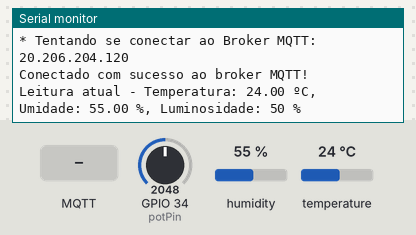
Simulated run of this sketch. Board: ESP32. On the bench: the last lines printed to the serial monitor. Inputs (shaded band) come from the test bench; at power-on: humidity 55 %, GPIO 34 (potPin) = 2048, temperature 24 °C. WiFi joins after 1.5 s; servers stay silent unless stated; no MQTT or app messages arrive unless stated.

Above: at 9.9 s.
10.0 s: MQTT message "1" arrives on the first subscribed topic
At 11.9 s:
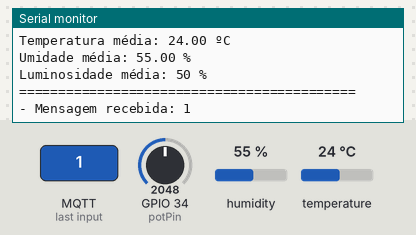
12.2 s: MQTT message "on" arrives on the first subscribed topic
At 13.6 s:
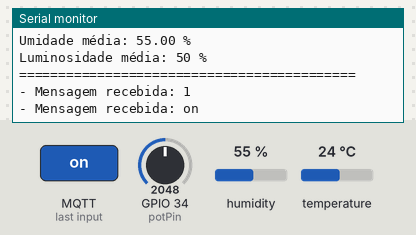
14.2 s: MQTT message "off" arrives on the first subscribed topic
At 15.7 s:
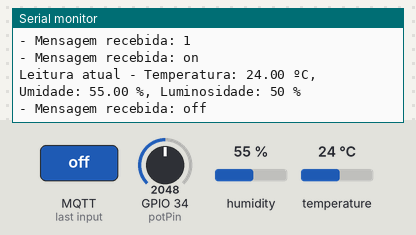
16.3 s: humidity set to 22 %
17.8 s: GPIO 34 (potPin) set to 2866
At 19.2 s:
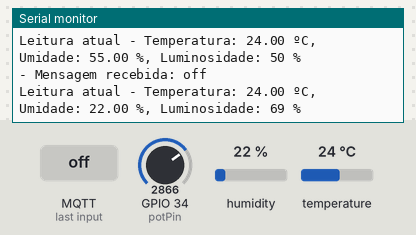
19.3 s: temperature set to 12 °C
At 21.3 s:
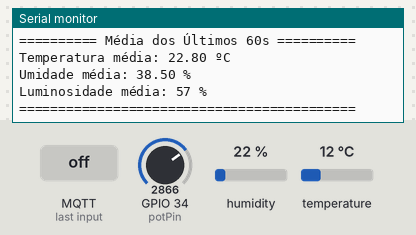

The sketch:

fiware_ngsi_mqtt_esp32.ino
```cpp
#include <WiFi.h>
#include <PubSubClient.h>
#include <DHT.h>

// Configurações - variáveis editáveis
const char* default_SSID = "AndroidAPDC48"; // Nome da rede Wi-Fi
const char* default_PASSWORD = "pkri87080."; // Senha da rede Wi-Fi
const char* default_BROKER_MQTT = "20.206.204.120"; // IP do Broker MQTT
const int default_BROKER_PORT = 1883; // Porta do Broker MQTT
const char* default_TOPICO_SUBSCRIBE = "/TEF/lamp06x/cmd"; // Tópico MQTT de escuta
const char* default_TOPICO_PUBLISH_1 = "/TEF/lamp06x/attrs"; // Tópico MQTT de envio de informações para Broker
const char* default_TOPICO_PUBLISH_2 = "/TEF/lamp06x/attrs/l"; // Tópico MQTT de envio de informações para Broker
const char* default_TOPICO_PUBLISH_3 = "/TEF/lamp06x/attrs/h";
const char* default_TOPICO_PUBLISH_4 = "/TEF/lamp06x/attrs/t";
const char* default_ID_MQTT = "fiware_06x"; // ID MQTT
const int default_D4 = 2; // Pino do LED onboard
// Declaração da variável para o prefixo do tópico
const char* topicPrefix = "lamp06x";

// DEFINIÇÕES PARA O DHT
const int dht_pin = 12;

#define DHT_TYPE DHT22
DHT dht(dht_pin, DHT_TYPE);

// Variáveis para configurações editáveis
char* SSID = const_cast<char*>(default_SSID);
char* PASSWORD = const_cast<char*>(default_PASSWORD);
char* BROKER_MQTT = const_cast<char*>(default_BROKER_MQTT);
int BROKER_PORT = default_BROKER_PORT;
char* TOPICO_SUBSCRIBE = const_cast<char*>(default_TOPICO_SUBSCRIBE);
char* TOPICO_PUBLISH_1 = const_cast<char*>(default_TOPICO_PUBLISH_1);
char* TOPICO_PUBLISH_2 = const_cast<char*>(default_TOPICO_PUBLISH_2);
char* TOPICO_PUBLISH_3 = const_cast<char*>(default_TOPICO_PUBLISH_3);
char* TOPICO_PUBLISH_4 = const_cast<char*>(default_TOPICO_PUBLISH_4);
char* ID_MQTT = const_cast<char*>(default_ID_MQTT);
int D4 = default_D4;

WiFiClient espClient;
PubSubClient MQTT(espClient);
char EstadoSaida = '0';

// Variáveis globais para armazenar os valores atuais de temperatura, umidade e luminosidade
float globalTemperature;
float globalHumidity;
int globalLuminosity;

// Variáveis para armazenar a soma e o contador das leituras
float tempSum = 0;
float humSum = 0;
int lumSum = 0;
int numSamples = 0;

// Temporizadores
unsigned long lastSerialPrintTime = 0;
unsigned long lastMqttPublishTime = 0;

void initSerial() {
    Serial.begin(115200);
}

void initWiFi() {
    delay(10);
    Serial.println("------Conexao WI-FI------");
    Serial.print("Conectando-se na rede: ");
    Serial.println(SSID);
    Serial.println("Aguarde");
    reconectWiFi();
}

void initMQTT() {
    MQTT.setServer(BROKER_MQTT, BROKER_PORT);
    MQTT.setCallback(mqtt_callback);
}

void setup() {
    dht.begin();
    InitOutput();
    initSerial();
    initWiFi();
    initMQTT();
    delay(5000);
    MQTT.publish(TOPICO_PUBLISH_1, "s|on");
}

void loop() {
    VerificaConexoesWiFIEMQTT();
    handleLuminosity();
    handleDHT();
    EnviaEstadoOutputMQTT();
    checkConditions();
    printAndPublishAverages();
    MQTT.loop();
    delay(1000);
}

void reconectWiFi() {
    if (WiFi.status() == WL_CONNECTED)
        return;
    WiFi.begin(SSID, PASSWORD);
    while (WiFi.status() != WL_CONNECTED) {
        delay(100);
        Serial.print(".");
    }
    Serial.println();
    Serial.println("Conectado com sucesso na rede ");
    Serial.print(SSID);
    Serial.println("IP obtido: ");
    Serial.println(WiFi.localIP());

    // Garantir que o LED inicie desligado
    digitalWrite(D4, LOW);
}

void mqtt_callback(char* topic, byte* payload, unsigned int length) {
    String msg;
    for (int i = 0; i < length; i++) {
        char c = (char)payload[i];
        msg += c;
    }
    Serial.print("- Mensagem recebida: ");
    Serial.println(msg);

    // Forma o padrão de tópico para comparação
    String onTopic = String(topicPrefix) + "@on|";
    String offTopic = String(topicPrefix) + "@off|";

    // Compara com o tópico recebido
    if (msg.equals(onTopic)) {
        digitalWrite(D4, HIGH);
        EstadoSaida = '1';
    }

    if (msg.equals(offTopic)) {
        digitalWrite(D4, LOW);
        EstadoSaida = '0';
    }
}

void VerificaConexoesWiFIEMQTT() {
    if (!MQTT.connected())
        reconnectMQTT();
    reconectWiFi();
}

void EnviaEstadoOutputMQTT() {
    unsigned long currentTime = millis();

    if (currentTime - lastSerialPrintTime >= 10000)
    {
      if (EstadoSaida == '1') {
          MQTT.publish(TOPICO_PUBLISH_1, "s|on");
          Serial.println("- Led Ligado");
      }

      if (EstadoSaida == '0') {
          MQTT.publish(TOPICO_PUBLISH_1, "s|off");
          Serial.println("- Led Desligado");
      }
      Serial.println("- Estado do LED onboard enviado ao broker!");
    }
}

void InitOutput() {
    pinMode(D4, OUTPUT);
    digitalWrite(D4, HIGH);
    boolean toggle = false;

    for (int i = 0; i <= 10; i++) {
        toggle = !toggle;
        digitalWrite(D4, toggle);
        delay(200);
    }
}

void reconnectMQTT() {
    while (!MQTT.connected()) {
        Serial.print("* Tentando se conectar ao Broker MQTT: ");
        Serial.println(BROKER_MQTT);
        if (MQTT.connect(ID_MQTT)) {
            Serial.println("Conectado com sucesso ao broker MQTT!");
            MQTT.subscribe(TOPICO_SUBSCRIBE);
        } else {
            Serial.println("Falha ao reconectar no broker.");
            Serial.println("Haverá nova tentativa de conexão em 2s");
            delay(2000);
        }
    }
}

void handleLuminosity() {
    const int potPin = 34;
    int sensorValue = analogRead(potPin);
    int luminosity = map(sensorValue, 0, 4095, 0, 100);
    // Serial.print("Valor da luminosidade: ");
    // Serial.println(luminosity);

    lumSum += luminosity;
    numSamples++;

    globalLuminosity = luminosity;
}

void handleDHT() {
    float temperature = dht.readTemperature();
    float humidity = dht.readHumidity();

    // Serial.print("Valor da Temperatura: ");
    // Serial.println(temperature);
    // Serial.print("Valor da Humidade: ");
    // Serial.println(humidity);

    tempSum += temperature;
    humSum += humidity;

    globalTemperature = temperature;
    globalHumidity = humidity;
}

void checkConditions() {
    bool outOfRange = false;

    // Verificar faixa de temperatura
    if (globalTemperature <= 15 || globalTemperature >= 25) {
        outOfRange = true;
    }

    // Verificar faixa de luminosidade
    if (globalLuminosity <= 0 || globalLuminosity >= 30) {
        outOfRange = true;
    }

    // Verificar faixa de umidade
    if (globalHumidity <= 30 || globalHumidity >= 50) {
        outOfRange = true;
    }

    // Acender ou apagar o LED com base nas condições
    if (outOfRange) {
        digitalWrite(D4, HIGH);
        EstadoSaida = '1';
    } else {
        digitalWrite(D4, LOW);
        EstadoSaida = '0';
    }
}


void printAndPublishAverages() {
    unsigned long currentTime = millis();

    // Imprimir os logs a cada 5 segundos
    if (currentTime - lastSerialPrintTime >= 5000) {
        lastSerialPrintTime = currentTime;

        Serial.print("Leitura atual - Temperatura: ");
        Serial.print(globalTemperature);
        Serial.print(" ºC, Umidade: ");
        Serial.print(globalHumidity);
        Serial.print(" %, Luminosidade: ");
        Serial.print(globalLuminosity);
        Serial.println(" %");
    }

    // Enviar a média via MQTT a cada 10 segundos
    if (currentTime - lastMqttPublishTime >= 10000) {
        lastMqttPublishTime = currentTime;

        // Calcular a média
        float avgTemp = tempSum / numSamples;
        float avgHum = humSum / numSamples;
        int avgLum = lumSum / numSamples;

        // Enviar a média via MQTT
        String tempMsg = "Temperatura média: " + String(avgTemp) + " ºC";
        String humMsg = "Umidade média: " + String(avgHum) + " %";
        String lumMsg = "Luminosidade média: " + String(avgLum) + " %";

        MQTT.publish(TOPICO_PUBLISH_2, String(avgLum).c_str());
        MQTT.publish(TOPICO_PUBLISH_3, String(avgHum).c_str());
        MQTT.publish(TOPICO_PUBLISH_4, String(avgTemp).c_str());

        // Exibir a média no Serial Monitor com destaque
        Serial.println("========== Média dos Últimos 60s ==========");
        Serial.println(tempMsg);
        Serial.println(humMsg);
        Serial.println(lumMsg);
        Serial.println("===========================================");

        // Reiniciar os acumuladores e o contador de amostras
        tempSum = 0;
        humSum = 0;
        lumSum = 0;
        numSamples = 0;
    }
}
```

Measured:
- after the input at 10.0 s, the serial monitor: prints a new line after 0.79 s (image 1)
- after the input at 12.2 s, the serial monitor: prints a new line after 0.60 s (image 2)
- after the input at 14.2 s, the serial monitor: prints a new line after 0.61 s (image 3)
- after the input at 17.8 s, the serial monitor: prints a new line after 1.0 s (image 4)
- after the input at 19.3 s, the serial monitor: prints a new line after 1.5 s (image 5)
